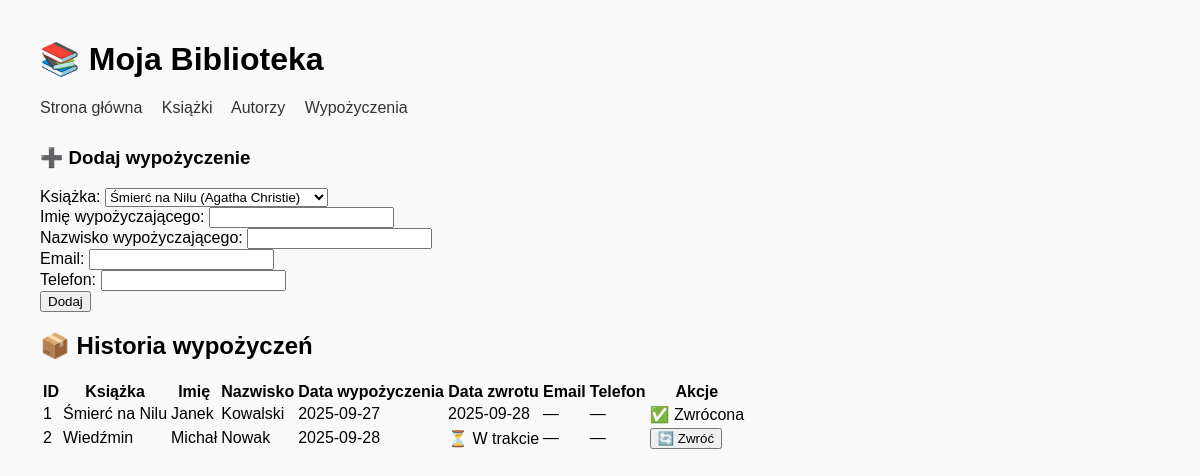
Before: /borrowings with the older database file.
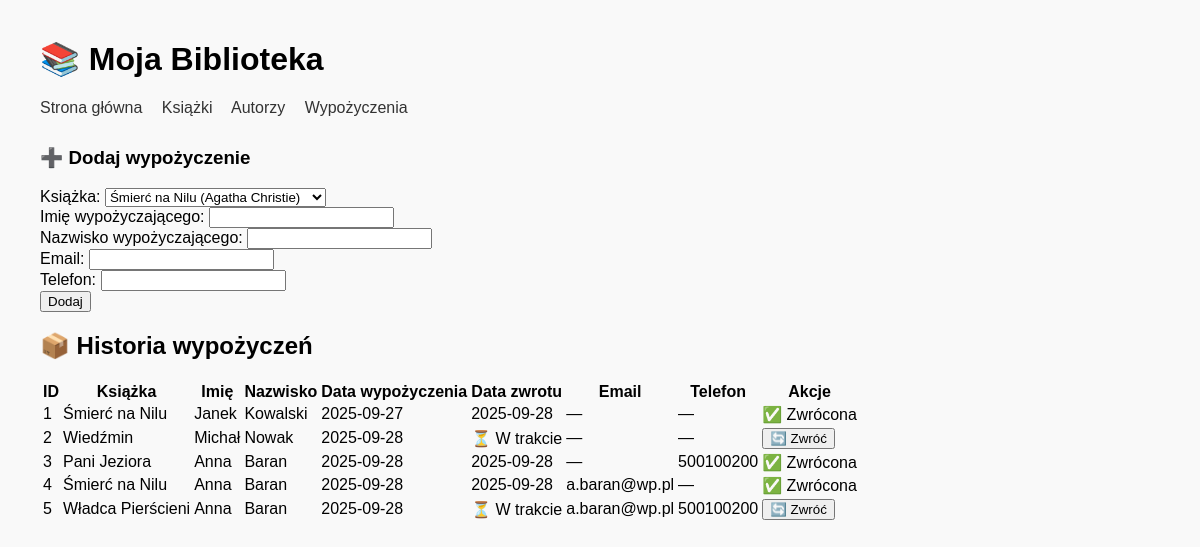
After: the same page with the newer database file.
### app/models.py (models this page shows, shortened)
class Borrowings(db.Model):
    __tablename__ = "borrowings"
    id = db.Column(db.Integer, primary_key=True)
    book_id = db.Column(db.Integer, db.ForeignKey("books.id"), nullable=False)
    borrower_name = db.Column(db.String(100), nullable=False)
    borrower_surname = db.Column(db.String(100), nullable=False)
    borrow_date = db.Column(db.DateTime, default=datetime.utcnow)
    return_date = db.Column(db.DateTime, nullable=True)
    email = db.Column(db.String(120), nullable=True)
    phone = db.Column(db.String(20), nullable=True)

class Book(db.Model):
    __tablename__ = "books"
    id = db.Column(db.Integer, primary_key=True)
    author_id = db.Column(db.Integer, db.ForeignKey("authors.id"), nullable=False)
    title = db.Column(db.String(200), nullable=False)
    genre = db.Column(db.String(100))
    available = db.Column(db.Boolean, default=True)
    borrowings = db.relationship("Borrowings", backref="book", lazy="dynamic")

### app/routes.py (the view, shortened to what this page needs)
@app.route("/borrowings", strict_slashes=False, methods=["GET", "POST"])
def borrowings():
    all_borrowings = Borrowings.query.all()
    all_books = Book.query.filter_by(available=True).all()  # tylko dostępne książki
    return render_template("borrowings.html", borrowings=all_borrowings, books=all_books)

### app/templates/borrowings.html (shortened to what this page needs)
{% extends "base.html" %}
{% block content %}
    <h3>➕ Dodaj wypożyczenie</h3>
    <form method="POST">
        <label for="book_id">Książka:</label>
        <select name="book_id" required>
            {% for book in books %}
            <option value="{{ book.id }}">{{ book.title }} ({{ book.author.name }} {{ book.author.surname }})</option>
            {% endfor %}
        </select><br>
        <label for="borrower_name">Imię wypożyczającego:</label>
        <input type="text" name="borrower_name" required><br>
        <label for="borrower_surname">Nazwisko wypożyczającego:</label>
        <input type="text" name="borrower_surname" required><br>
        <label for="email">Email:</label>
        <input type="email" name="email"><br>
        <label for="phone">Telefon:</label>
        <input type="text" name="phone"><br>
        <button type="submit">Dodaj</button>
    </form>
    <h2>📦 Historia wypożyczeń</h2>
    <table>
        <tr>
            <th>ID</th>
            <th>Książka</th>
            <th>Imię</th>
            <th>Nazwisko</th>
            <th>Data wypożyczenia</th>
            <th>Data zwrotu</th>
            <th>Email</th>
            <th>Telefon</th>
            <th>Akcje</th>
        </tr>
        {% for b in borrowings %}
        <tr>
            <td>{{ b.id }}</td>
            <td>{{ b.book.title }}</td>
            <td>{{ b.borrower_name }}</td>
            <td>{{ b.borrower_surname }}</td>
            <td>{{ b.borrow_date.strftime('%Y-%m-%d') }}</td>
            <td>
                {% if b.return_date %}
                {{ b.return_date.strftime('%Y-%m-%d') }}
                {% else %}
                ⏳ W trakcie
                {% endif %}
            </td>
            <td>{{ b.email or "—" }}</td>
            <td>{{ b.phone or "—" }}</td>
            <td>
                {% if not b.return_date %}
                <form method="POST" action="{{ url_for('return_book', borrowing_id=b.id) }}">
                    <button type="submit" onclick="return confirm('Czy na pewno chcesz zwrócić książkę?')">🔄 Zwróć</button>
                </form>
                {% else %}
                ✅ Zwrócona
                {% endif %}
            </td>
        </tr>
        {% endfor %}
    </table>
{% endblock %}

### app/templates/base.html (shortened to what this page needs)
<!DOCTYPE html>
<html lang="pl">
<head>
</head>
<body>
    <header>
        <h1>📚 Moja Biblioteka</h1>
        <nav>
            <a href="/">Strona główna</a>
            <a href="/books">Książki</a>
            <a href="/authors">Autorzy</a>
            <a href="/borrowings">Wypożyczenia</a>
        </nav>
    </header>
    {% block content %}
    {% endblock %}
</body>
</html>

### app/templates/base.html (style rules this page uses)
body { font-family: Arial, sans-serif; margin: 40px; background-color: #f9f9f9; }
header { margin-bottom: 30px; }
nav a { margin-right: 15px; text-decoration: none; color: #333; }

Changed rows visible on the page:
added Borrowings: id "3", book "Pani Jeziora", borrower_name "Anna", borrower_surname "Baran", borrow_date "2025-09-28", return_date "2025-09-28", email "—", phone "500100200", shows "✅ Zwrócona"
added Borrowings: id "4", book "Śmierć na Nilu", borrower_name "Anna", borrower_surname "Baran", borrow_date "2025-09-28", return_date "2025-09-28", email "a.baran@wp.pl", phone "—", shows "✅ Zwrócona"
added Borrowings: id "5", book "Władca Pierścieni", borrower_name "Anna", borrower_surname "Baran", borrow_date "2025-09-28", shows "⏳ W trakcie", email "a.baran@wp.pl", phone "500100200"
